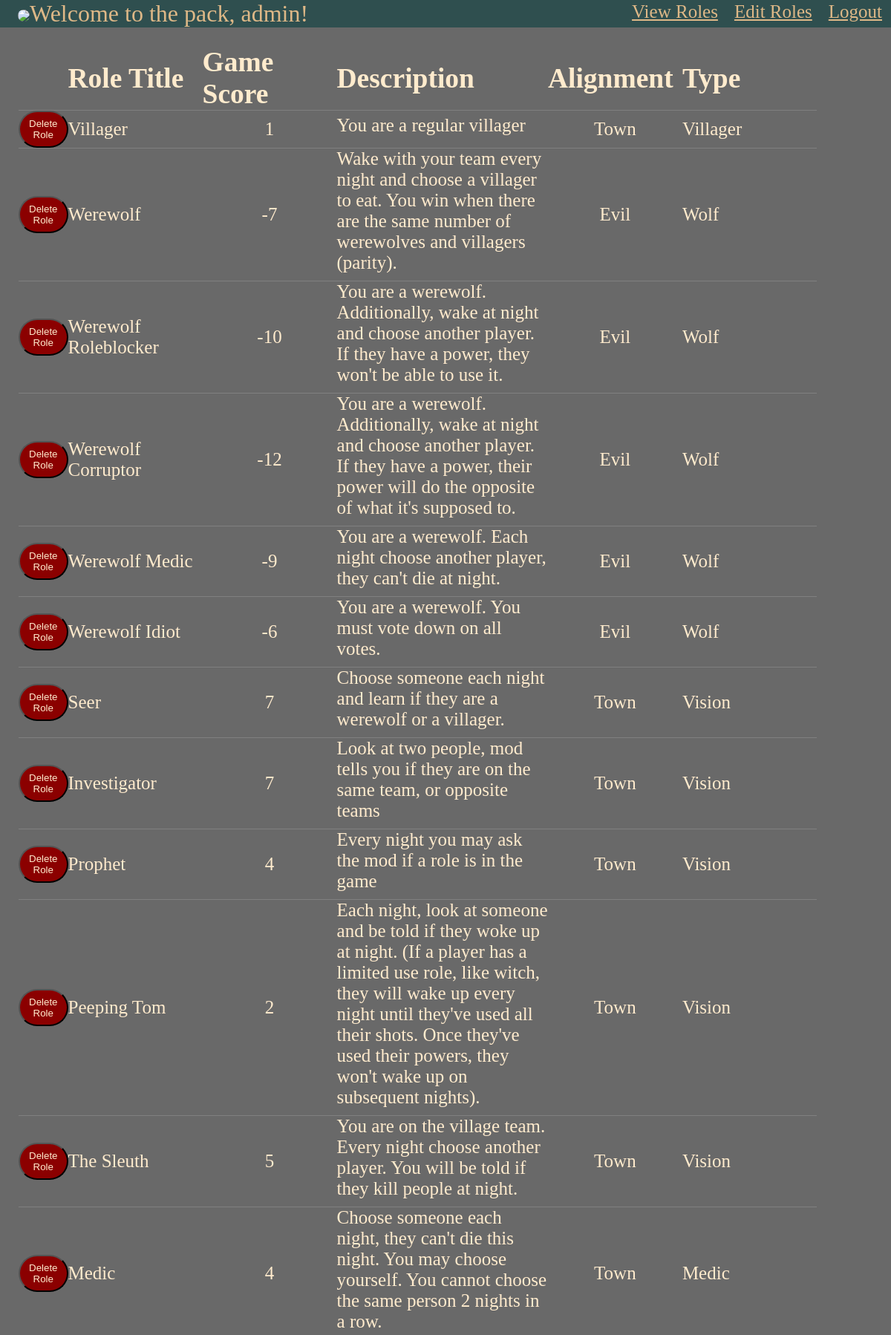
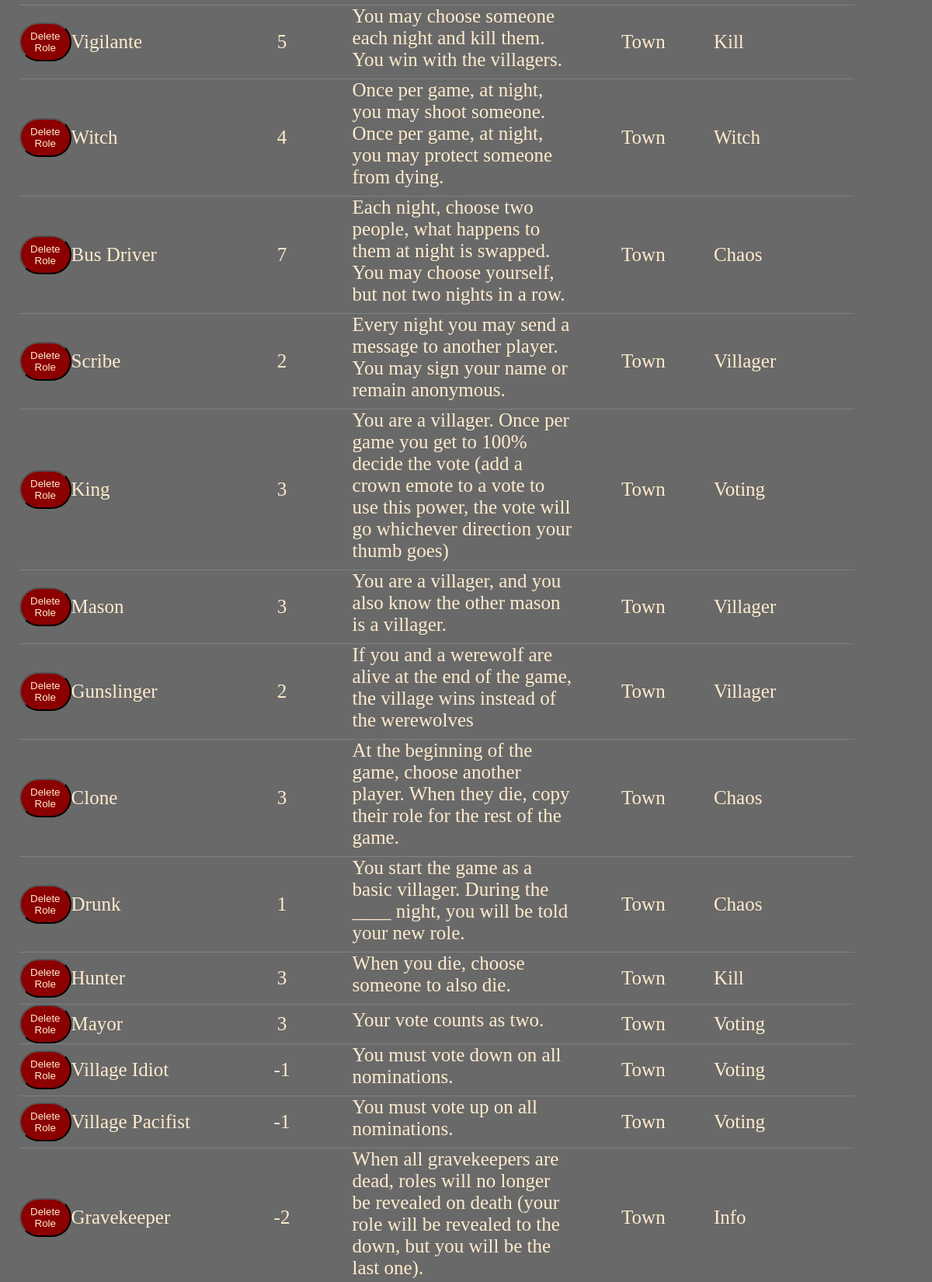
Page /rolesedit/ (signed in, upper part) on the committed database (2 pictures, top to bottom).
### wolfrollapp/models.py (models this page shows, shortened)
class Role(models.Model):
	score = models.IntegerField()
	title = models.CharField(max_length=40)
	description = models.CharField(max_length=400)
	alignment = models.CharField(max_length=20)
	type = models.CharField(max_length=20)
	user = models.ForeignKey(User, on_delete=models.CASCADE, related_name="role_user", null=True, blank=True)

### wolfrollapp/views.py (the view)
# urls.py: path('rolesedit/', views.editRoles, name="editRoles"),
@login_required(login_url='/login')
def editRoles(request):
    roles_list = Role.objects.filter(user=request.user)
    form = RoleForm()
    context = {
        'roles_list': roles_list,
        'form': form,
    }
    return render(request, 'wolfrollapp/rolesEdit.html', context)

### wolfrollapp/templates/wolfrollapp/rolesEdit.html (shortened to what this page needs)
{% extends 'wolfrollapp/main.html' %}
{% block content %}
<div style="padding: 25px; align-content: center">
    <table border=1 frame=void rules=rows>
        <tr>
            <td> </td>
            <td><h2>Role Title</h2></td>
            <td style="width: 100px"><h2>Game Score</h2></td>
            <td style="width: 400px"><h2>Description</h2></td>
            <td><h2>Alignment</h2></td>
            <td><h2>Type</h2></td>
        </tr>
        {% for role in roles_list %}
            <tr class="role_row" style="padding-bottom: 15px">
                <td>
                    <form action="{% url 'wolfrollapp:deleteRole' role.title %}" method="POST" name="deleteRole">
                        <button style="vertical-align: center; padding: 8px 12px; background: darkred; border-radius: 40px; float: left; color: blanchedalmond" type="submit">Delete Role</button>
                    </form>
                </td>
                <td>{{ role.title }}</td>
                <td style="text-align: center">{{  role.score }}</td>
                <td style="width:200px; padding-bottom: 10px">{{ role.description }}</td>
                <td style="text-align: center">{{ role.alignment }}</td>
                <td>{{ role.type }}</td>
            </tr>
        {% endfor %}
    </table>
</div>
{% endblock %}

### wolfrollapp/templates/wolfrollapp/main.html (shortened to what this page needs)
{%  load static %}
<!DOCTYPE html>
<html lang="en">
<head>
</head>
<div style="background: darkslategrey; margin: 0; padding: 0;">
    <span style="color: burlywood; font-size: 32px; padding-left: 2%; font-family: Bahnschrift;"><a href="{% url 'wolfrollapp:home' %}"><img src="https://cdn.discordapp.com/emojis/900027569204760576.png?" style="height:32px; border-radius: 12px;"/></a>Welcome to the pack, {{ request.user }}!</span>
    <table style="float: right;">
        <tr>
            <td>
                <a class="menu-bar-nav" href="{% url 'wolfrollapp:viewRoles' %}">View Roles</a>
            </td>
            <td>
                <a class="menu-bar-nav" href="{% url 'wolfrollapp:editRoles' %}">Edit Roles</a>
            </td>
            <td>
                <a class="menu-bar-nav" href="{% url 'wolfrollapp:logoutPage' %}">Logout</a>
            </td>
        </tr>
    </table>
</div>
<body>
<div class="wrapper">
    {% block content %}
    {% endblock %}
</div>
</body>
</html>

### wolfrollapp/templates/wolfrollapp/main.html (style rules this page uses)
* { padding: 0; margin: 0; }
body { font-size: 25px; background: dimgrey; }
.menu-bar-nav { color: burlywood; font-family: Bahnschrift; padding: 10px; padding-top: 25px; }
h2 { color: blanchedalmond; }
td { color: blanchedalmond; }
.role_row { nth-of-type(even): background-color: rgba(255, 255, 255, 0.1) }
.wrapper { background: dimgrey; }

### rows in the picture
Role: title "Villager", score "1", description "You are a regular villager", alignment "Town", type "Villager"
Role: title "Werewolf", score "-7", description "Wake with your team every night and choose a villager to eat. You win when there are the same number of werewolves and villagers (parity).", alignment "Evil", type "Wolf"
Role: title "Werewolf Roleblocker", score "-10", description "You are a werewolf. Additionally, wake at night and choose another player. If they have a power, they won't be able to use it.", alignment "Evil", type "Wolf"
Role: title "Werewolf Corruptor", score "-12", description "You are a werewolf. Additionally, wake at night and choose another player. If they have a power, their power will do the opposite of what it's supposed to.", alignment "Evil", type "Wolf"
Role: title "Werewolf Medic", score "-9", description "You are a werewolf. Each night choose another player, they can't die at night.", alignment "Evil", type "Wolf"
Role: title "Werewolf Idiot", score "-6", description "You are a werewolf. You must vote down on all votes.", alignment "Evil", type "Wolf"
Role: title "Seer", score "7", description "Choose someone each night and learn if they are a werewolf or a villager.", alignment "Town", type "Vision"
Role: title "Investigator", score "7", description "Look at two people, mod tells you if they are on the same team, or opposite teams", alignment "Town", type "Vision"
Role: title "Prophet", score "4", description "Every night you may ask the mod if a role is in the game", alignment "Town", type "Vision"
Role: title "Peeping Tom", score "2", description "Each night, look at someone and be told if they woke up at night. (If a player has a limited use role, like witch, they will wake up every night until they've used all their shots. Once they've used their powers, they won't wake up on subsequent nights).", alignment "Town", type "Vision"
Role: title "The Sleuth", score "5", description "You are on the village team. Every night choose another player. You will be told if they kill people at night.", alignment "Town", type "Vision"
Role: title "Medic", score "4", description "Choose someone each night, they can't die this night. You may choose yourself. You cannot choose the same person 2 nights in a row.", alignment "Town", type "Medic"
Role: title "Vigilante", score "5", description "You may choose someone each night and kill them. You win with the villagers.", alignment "Town", type "Kill"
Role: title "Witch", score "4", description "Once per game, at night, you may shoot someone. Once per game, at night, you may protect someone from dying.", alignment "Town", type "Witch"
Role: title "Bus Driver", score "7", description "Each night, choose two people, what happens to them at night is swapped. You may choose yourself, but not two nights in a row.", alignment "Town", type "Chaos"
Role: title "Scribe", score "2", description "Every night you may send a message to another player. You may sign your name or remain anonymous.", alignment "Town", type "Villager"
Role: title "King", score "3", description "You are a villager. Once per game you get to 100% decide the vote (add a crown emote to a vote to use this power, the vote will go whichever direction your thumb goes)", alignment "Town", type "Voting"
Role: title "Mason", score "3", description "You are a villager, and you also know the other mason is a villager.", alignment "Town", type "Villager"
Role: title "Gunslinger", score "2", description "If you and a werewolf are alive at the end of the game, the village wins instead of the werewolves", alignment "Town", type "Villager"
Role: title "Clone", score "3", description "At the beginning of the game, choose another player. When they die, copy their role for the rest of the game.", alignment "Town", type "Chaos"
Role: title "Drunk", score "1", description "You start the game as a basic villager. During the ____ night, you will be told your new role.", alignment "Town", type "Chaos"
Role: title "Hunter", score "3", description "When you die, choose someone to also die.", alignment "Town", type "Kill"
Role: title "Mayor", score "3", description "Your vote counts as two.", alignment "Town", type "Voting"
Role: title "Village Idiot", score "-1", description "You must vote down on all nominations.", alignment "Town", type "Voting"
Role: title "Village Pacifist", score "-1", description "You must vote up on all nominations.", alignment "Town", type "Voting"
Role: title "Gravekeeper", score "-2", description "When all gravekeepers are dead, roles will no longer be revealed on death (your role will be revealed to the down, but you will be the last one).", alignment "Town", type "Info"

### other values in the picture
{{ request.user }} "admin"
